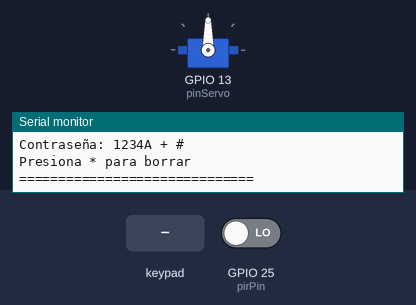
Recording of a sketch running on a simulated ESP32. On the bench: servo, the last lines printed to the serial monitor. The test bench sets the inputs (shaded band); at power-on: GPIO 25 (pirPin) LOW. WiFi joins after 1.5 s; servers stay silent unless stated; a WiFi scan finds three made-up networks; the local clock reads 2024-03-15 10:24:30 at power-on unless the sketch sets it.

Above: at 7.2 s.
7.3 s: keypad keys 1 2 3 4 A # pressed 0.4 s apart
At 10.2 s:
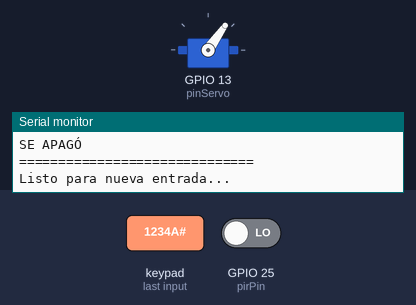
11.2 s: keypad keys 1 2 3 4 A # pressed 0.4 s apart
At 14.6 s:
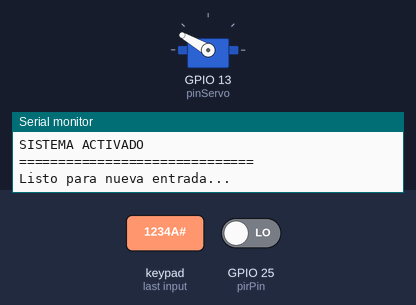
Timing chart, 0 to 16.1 s (numbered marks = the images above; inputs shaded):
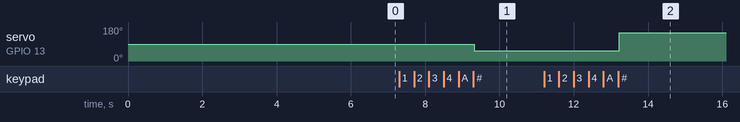

Measured:
- after the input at 7.3 s, servo on GPIO 13 (pinServo): 90° → 55° after 2.0 s
- after the input at 11.2 s, servo on GPIO 13 (pinServo): 55° → 150° after 2.0 s

The sketch:

projecto_arreglado.ino
```cpp
#include <Keypad.h>
#include <ESP32Servo.h>
#include <WiFi.h>
#include <WebServer.h>
#include <time.h>

Servo miServo;

// CONFIGURACIÓN DE PINES
const int pinServo = 13;   // Pin del servo
const int pirPin = 25;  // Pin G25 conectado al SIGNAL del PIR

// Credenciales de conexión WiFi
const char* ssid     = "Wewewewe";
const char* password = "GoAfkPls";

// Inicialización de variables para logs
WebServer server(80);
int pressCount = 0;
String ipAddress = "0.0.0.0";
bool timeOk = false;
String logs[5];
int logCount = 0;

// ===== CONFIGURACIÓN KEYPAD =====
const byte ROWS = 4;  // 4 filas
const byte COLS = 4;  // 4 columnas

// Pines para las filas (OUTPUT) y columnas (INPUT_PULLUP)
byte rowPins[ROWS] = {12, 14, 27, 26};  // Pines para las filas (SALIDA)
byte colPins[COLS] = {33, 32, 23, 22};  // Pines para las columnas (ENTRADA)

// Mapeo del teclado
char keys[ROWS][COLS] = {
  {'1','2','3','A'},
  {'4','5','6','B'},
  {'7','8','9','C'},
  {'*','0','#','D'}
};

// Crear objeto Keypad
Keypad keypad = Keypad(makeKeymap(keys), rowPins, colPins, ROWS, COLS);

// Variables para el sistema
bool sistemaActivo = true;  // Sistema activo por defecto
String inputPassword = "";  // Para almacenar la contraseña ingresada
const String PASSWORD_CORRECTA = "1234A";  // Contraseña correcta

// ===== SETUP =====
void setup() {
  Serial.begin(115200);

  WiFi.scanNetworks();
  WiFi.begin(ssid, password);
  Serial.print("Conectando a WiFi");
  int attempts = 0;
  while (WiFi.status() != WL_CONNECTED && attempts++ < 40) {
    delay(500);
    Serial.print(".");
  }
  Serial.println();

  if (WiFi.status() != WL_CONNECTED) {
    Serial.println("ERROR: No se pudo conectar al WiFi.");
    while(1) { delay(1000); Serial.println("Reinicia la placa..."); }
  }

  ipAddress = WiFi.localIP().toString();
  Serial.println("WiFi OK | IP: " + ipAddress);

  configTime(3600, 3600, "pool.ntp.org");
  struct tm t;
  for (int i = 0; i < 10 && !timeOk; i++) {
    delay(500);
    if (getLocalTime(&t)) timeOk = true;
  }
  Serial.println(timeOk ? "Hora sincronizada" : "Sin hora NTP");

  addLog("Sistema iniciado");
  addLog("IP: " + ipAddress);

  server.on("/", []() {
    String html = "<!DOCTYPE html><html><head>"
      "<meta charset='UTF-8'><meta name='viewport' content='width=device-width,initial-scale=1'>"
      "<title>ESP32 Boton</title><style>"
      "body{font-family:Arial;padding:20px}"
      ".green{background:#4CAF50;color:#fff;padding:15px;border-radius:5px;text-align:center;font-size:20px}"
      ".blue{background:#3498db;color:#fff;padding:10px;border-radius:5px;text-align:center;margin:10px 0}"
      ".count{font-size:24px;color:#2196F3;text-align:center;margin:20px}"
      ".box{border:2px solid #ddd;padding:15px;margin-top:20px;border-radius:5px}"
      ".item{padding:5px 0;border-bottom:1px solid #eee}"
      ".ts{color:#666;font-size:.9em;font-family:monospace}"
      "</style></head><body>"
      "<h1>ESP32 Button Logger</h1>"
      "<div class='green'>IP: " + ipAddress + "</div>"
      "<div class='blue'>Hora: <strong>" + getTime() + "</strong></div>"
      "<h2 class='count'>Registros: " + String(pressCount) + "</h2>"
      "<p style='text-align:center'><a href='/'>Actualizar</a> | <a href='/clear'>Borrar Logs</a></p>"
      "<div class='box'><h3>Historial:</h3>";

    if (!logCount) {
      html += "<p>Presiona el boton para ver logs aqui...</p>";
    } else {
      for (int i = 0; i < logCount; i++) {
        int sep = logs[i].indexOf("] ");
        html += "<div class='item'><div class='ts'>" + logs[i].substring(0, sep+1) + "</div>"
                "<div>" + logs[i].substring(sep+2) + "</div></div>";
      }
    }
    html += "</div></body></html>";
    server.send(200, "text/html", html);
  });

  server.on("/clear", []() {
    for (int i = 0; i < 5; i++) logs[i] = "";
    logCount = 0;
    pressCount = 0;
    addLog("Logs borrados");
    server.sendHeader("Location", "/");
    server.send(302, "text/plain", "");
  });

  server.begin();
  addLog("Servidor web listo");

  // Configurar pin del PIR como entrada
  pinMode(pirPin, INPUT);

  //Inicializar servo
  miServo.attach(pinServo);

  // CONFIGURACIÓN MANUAL DE PINES PARA EVITAR ERRORES
  // Configurar pines de FILAS como SALIDA
  for (int i = 0; i < ROWS; i++) {
    pinMode(rowPins[i], OUTPUT);
    digitalWrite(rowPins[i], HIGH);  // Poner en HIGH inicial
  }

  // Configurar pines de COLUMNAS como ENTRADA con PULLUP
  for (int i = 0; i < COLS; i++) {
    pinMode(colPins[i], INPUT_PULLUP);
  }

  // Mensajes iniciales
  Serial.println("==============================");
  Serial.println("SENSOR PIR INICIADO - ESP32");
  Serial.println("Pin PIR: G25 (Input)");
  Serial.println("Keypad configurado correctamente");
  Serial.println("Filas (Output): 12, 14, 27, 26");
  Serial.println("Columnas (Input): 33, 32, 35, 34");
  Serial.println("Sistema: ACTIVADO");
  Serial.println("==============================");
  Serial.println("Contraseña: 1234A + #");
  Serial.println("Presiona * para borrar");
  Serial.println("==============================");

  delay(2000);  // Tiempo para calibración del sensor
}

// ===== LOOP PRINCIPAL =====
void loop() {
  server.handleClient();

  // 1. Leer el teclado
  char tecla = keypad.getKey();

  // Si se presionó una tecla
  if (tecla) {
    procesarTecla(tecla);
  }

  // 2. Solo detectar movimiento si el sistema está ACTIVADO
  if (sistemaActivo) {
    int movimiento = digitalRead(pirPin);

    // Si detecta movimiento (HIGH = 1)
    if (movimiento == HIGH) {
      Serial.println("¡MOVIMIENTO DETECTADO!");
      procesarLog("sensor");
      delay(1000);  // Espera 1 segundo para evitar mensajes repetidos
    }
  }

  delay(50);  // Pequeña pausa entre lecturas
}

// ===== FUNCIÓN PARA PROCESAR TECLAS =====
void procesarTecla(char tecla) {
  Serial.print("Tecla presionada: ");
  Serial.println(tecla);

  // Si presiona '#', validar contraseña
  if (tecla == '#') {
    validarContrasena();
    return;
  }

  // Si presiona '*', borrar entrada
  if (tecla == '*') {
    inputPassword = "";
    Serial.println("Entrada borrada");
    return;
  }

  // Agregar tecla a la contraseña
  inputPassword += tecla;
  Serial.print("Contraseña actual: ");
  Serial.println(inputPassword);
}

// ===== FUNCIÓN PARA VALIDAR CONTRASEÑA =====
void validarContrasena() {
  Serial.println("=== VALIDANDO CONTRASEÑA ===");
  Serial.print("Ingresada: ");
  Serial.println(inputPassword);
  Serial.print("Correcta:  ");
  Serial.println(PASSWORD_CORRECTA);

  // Comparar contraseñas
  if (inputPassword == PASSWORD_CORRECTA) {
    // Cambiar estado del sistema
    sistemaActivo = !sistemaActivo;

    if (sistemaActivo) {
      bloquearPuerta();
      procesarLog("sistemaOn");
      Serial.println("==============================");
      Serial.println("SISTEMA ACTIVADO");
      Serial.println("==============================");
    } else {
      desbloquearPuerta();
      procesarLog("sistemaOff");
      Serial.println("==============================");
      Serial.println("SISTEMA DESACTIVADO");
      Serial.println("SE APAGÓ");
      Serial.println("==============================");
    }
  } else {
    Serial.println("==============================");
    Serial.println("CONTRASEÑA INCORRECTA");
    Serial.println("==============================");
  }

  // Limpiar la contraseña ingresada
  inputPassword = "";
  Serial.println("Listo para nueva entrada...");
}

void bloquearPuerta() {
  Serial.println("BLOQUEANDO...");
  miServo.write(150);
}

void desbloquearPuerta() {
  Serial.println("DESBLOQUEANDO...");
  miServo.write(55);
}

String getTime() {
  if (!timeOk) return "--:--:--";
  struct tm t;
  if (!getLocalTime(&t)) return "??:??:??";
  char buf[9];
  strftime(buf, sizeof(buf), "%H:%M:%S", &t);
  return String(buf);
}

void addLog(String msg) {
  String entry = "[" + getTime() + "] " + msg;
  Serial.println(entry);
  if (logCount >= 5) {
    for (int i = 0; i < 4; i++) logs[i] = logs[i+1];
    logs[4] = entry;
  } else {
    logs[logCount++] = entry;
  }
}

void procesarLog(String tipo) {
  static int sensorCount = 0;
  static int sistemaOnCount = 0;
  static int sistemaOffCount = 0;

  if (tipo == "sensor") {
    addLog("Movimiento detectado #" + String(++sensorCount));
  } else if (tipo == "sistemaOn") {
    addLog("Sistema activado #" + String(++sistemaOnCount));
  } else if (tipo == "sistemaOff") {
    addLog("Sistema desactivado #" + String(++sistemaOffCount));
  }
  pressCount++;
}
```
